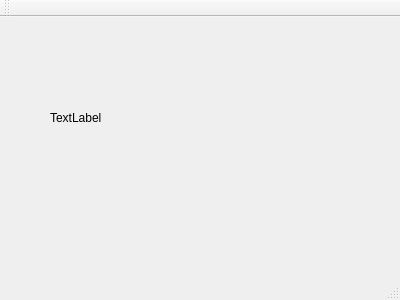
<?xml version="1.0" encoding="UTF-8"?>
<ui version="4.0">
 <class>MainWindow</class>
 <widget class="QMainWindow" name="MainWindow">
  <property name="geometry">
   <rect>
    <x>0</x>
    <y>0</y>
    <width>400</width>
    <height>300</height>
   </rect>
  </property>
  <property name="windowTitle">
   <string>MainWindow</string>
  </property>
  <widget class="QWidget" name="centralWidget">
   <widget class="QLabel" name="label">
    <property name="geometry">
     <rect>
      <x>50</x>
      <y>80</y>
      <width>251</width>
      <height>41</height>
     </rect>
    </property>
    <property name="text">
     <string>TextLabel</string>
    </property>
   </widget>
  </widget>
  <widget class="QMenuBar" name="menuBar">
   <property name="geometry">
    <rect>
     <x>0</x>
     <y>0</y>
     <width>400</width>
     <height>23</height>
    </rect>
   </property>
  </widget>
  <widget class="QToolBar" name="mainToolBar">
   <attribute name="toolBarArea">
    <enum>TopToolBarArea</enum>
   </attribute>
   <attribute name="toolBarBreak">
    <bool>false</bool>
   </attribute>
  </widget>
  <widget class="QStatusBar" name="statusBar"/>
 </widget>
 <layoutdefault spacing="6" margin="11"/>
 <resources/>
 <connections/>
</ui>
